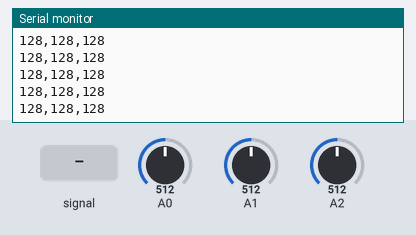
A sketch run on a simulated Arduino Uno, built with avr-gcc and run on an emulated ATmega328P. On the bench: the last lines printed to the serial monitor. Inputs (shaded band) come from the test bench; at power-on: A0 = 512, A1 = 512, A2 = 512.

Above: at 1.2 s.
1.3 s: A0 fed a 200 Hz sine of ±81 counts around its level
At 2.2 s:
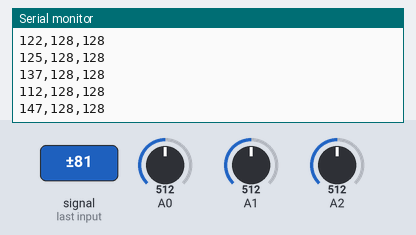
2.8 s: A0 set to 716
At 3.3 s:
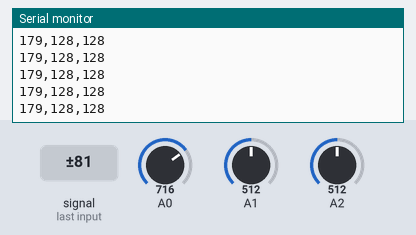
Timing chart, 0 to 5.5 s (numbered marks = the images above; inputs shaded):
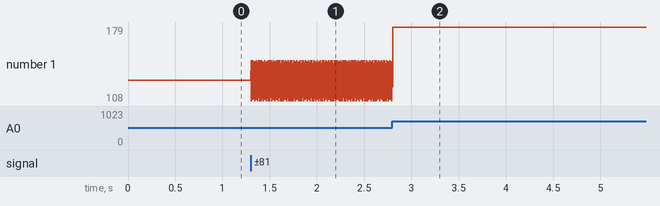

Measured:
- after the input at 1.3 s, the serial monitor: prints a new line at once (image 1)
- after the input at 2.8 s, the serial monitor: prints a new line at once (image 2)
- plotted number 1: 128 → 126 after the input at 1.3 s, 126 → 179 after the input at 2.8 s

The sketch:

multiPot_test.ino
```cpp
void setup() {
  // put your setup code here, to run once:
  Serial.begin(230400);

}

void loop() {
  // put your main code here, to run repeatedly:

  int pot1 = readPot(0);
  int pot2 = readPot(1);
  int pot3 = readPot(2);
 /* int pot4 = readPot(3);
  int pot5 = readPot(4);
  int pot6 = readPot(5);
  int pot7 = readPot(6);
  int pot8 = readPot(7);
  int pot9 = readPot(8);
  int xSlider = readPot(9);
  int ySlider = readPot(10);
  int ldr = readPot(11);*/

  Serial.print(pot1); Serial.print(",");
  Serial.print(pot2); Serial.print(",");
  Serial.println(pot3);// Serial.print(",");
  /*Serial.print(pot4); Serial.print(",");
  Serial.print(pot5); Serial.print(",");
  Serial.print(pot6); Serial.print(",");
  Serial.print(pot7); Serial.print(",");
  Serial.print(pot8); Serial.print(",");
  Serial.println(pot9); */

}

int readPot(int p) {
  int i;
  int sval = 0;

  for (i = 0; i < 5; i++) {
    sval = sval + analogRead(p);    // sensor on analog pin 0
  }

  sval = sval / 5;    // average
  sval = sval / 4;    // scale to 8 bits (0 - 255)
  return sval;
}
```
